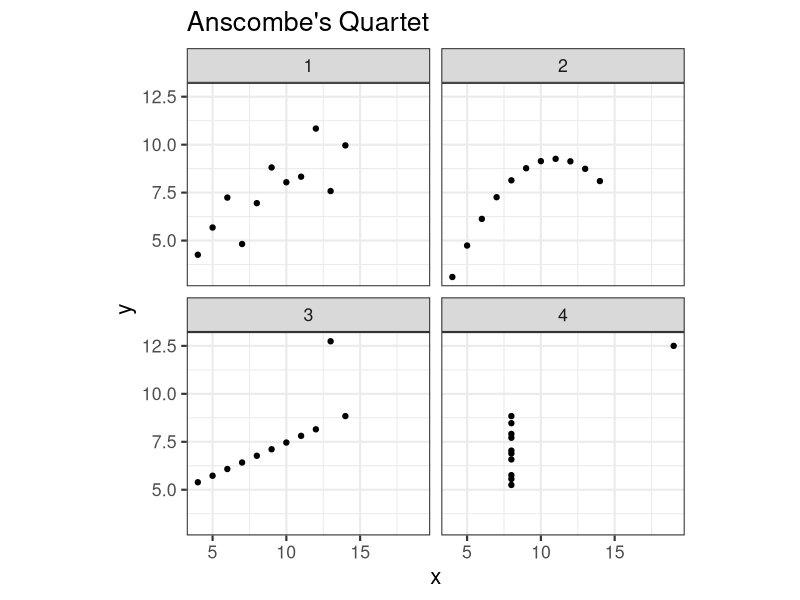

This chart was generated by the following R code:

if(!('tidyr' %in% rownames(installed.packages()))){install.packages("tidyr")}

library(tidyr)


if(!('dplyr' %in% rownames(installed.packages()))){
  install.packages("dplyr")
}

library(dplyr)

library(ggplot2)

ans <- anscombe

ans$id <- as.numeric(rownames(anscombe))

ans <- ans %>% gather(key,value,-id) %>%
  
  extract (key,c("var","group"),"(.)(.)") %>%
  
  spread(var,value)

ans$group <- factor(ans$group)

ans <- ans %>% arrange(group)

g <- ggplot(ans,aes(x,y))

g + geom_point() + facet_wrap(~group) +
  
  coord_fixed(ratio = 1.3) +
  
  ggtitle("Anscombe's Quartet") + theme_bw(16)

